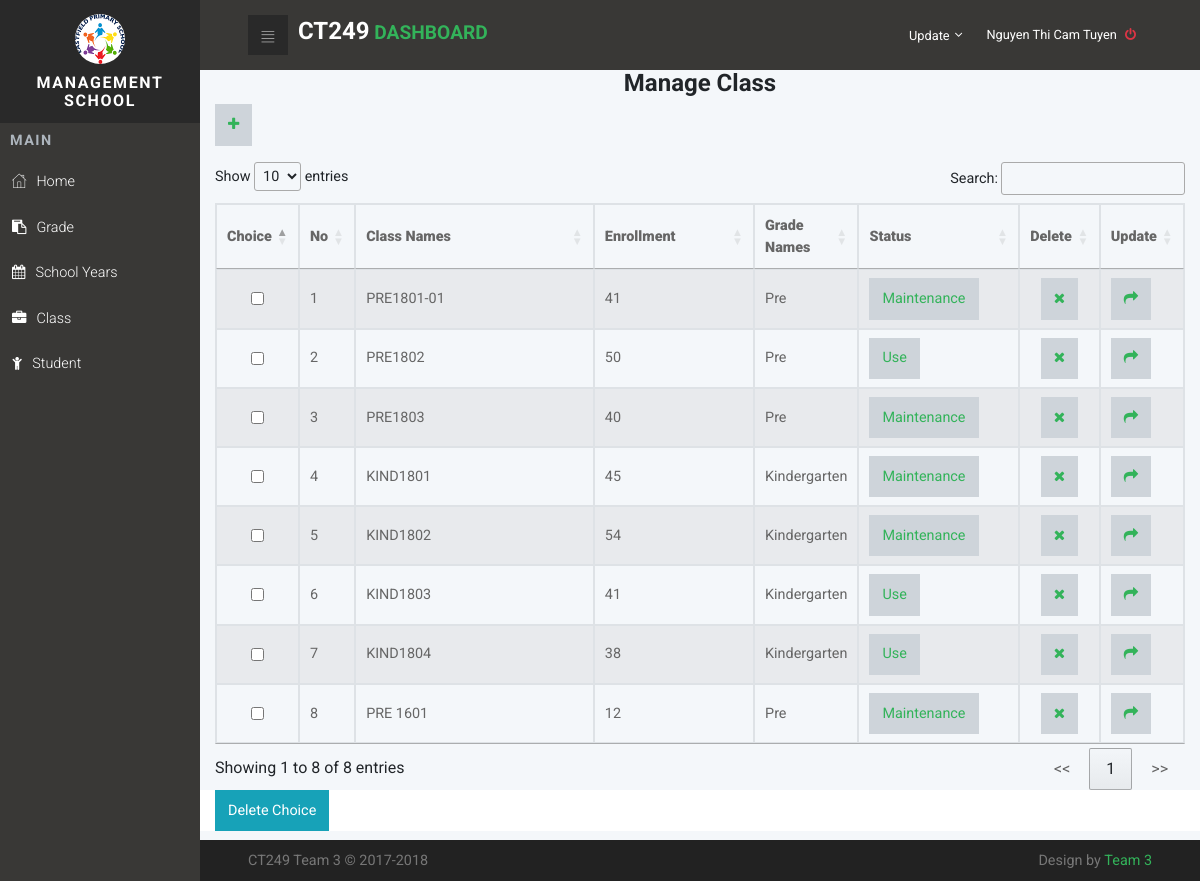
/index.php?page=Class (signed in), run on an earlier commit of the app's database.
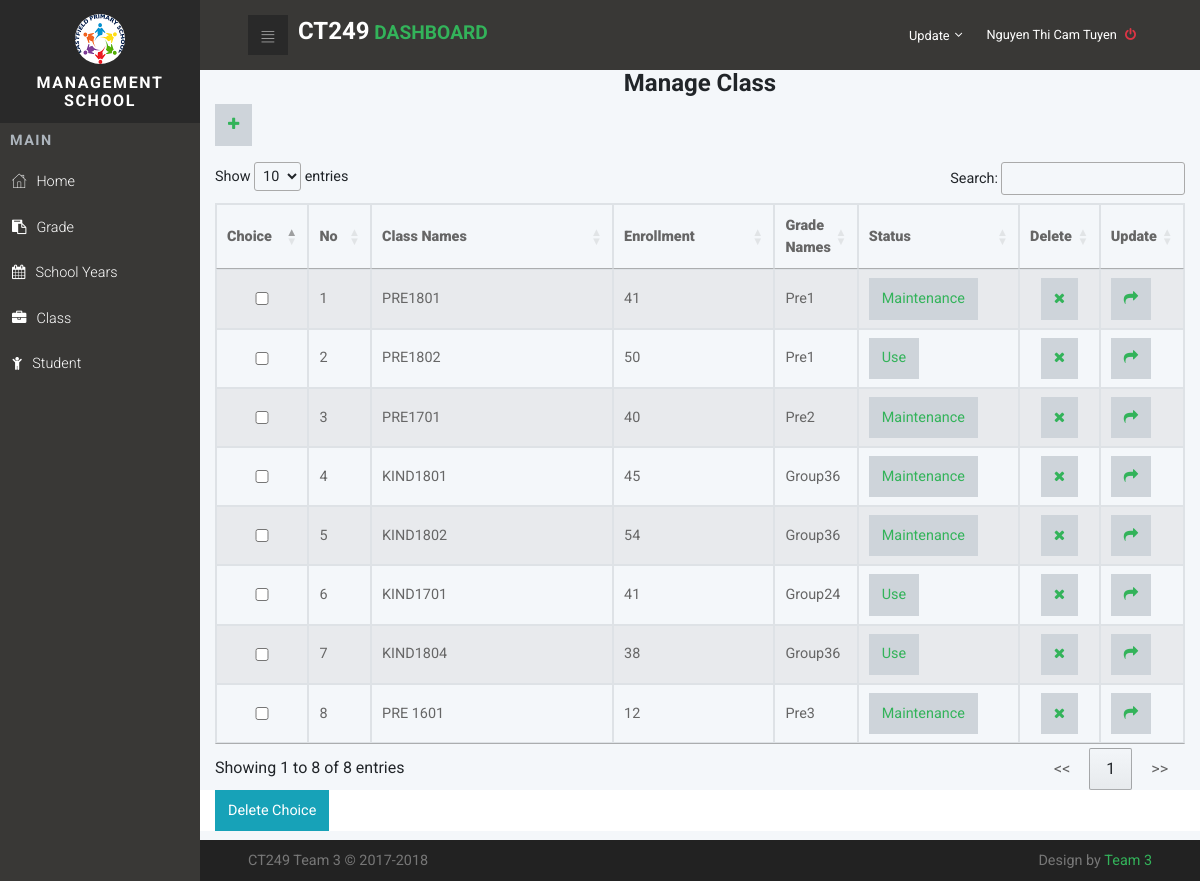
And on a later commit of the database.
### tables this page shows
CREATE TABLE IF NOT EXISTS `Class` (
  `ClassId` int(10) NOT NULL,
  `ClassName` varchar(100) NOT NULL,
  `Enrollment` int(10) unsigned NOT NULL,
  `ClassStatus` tinyint(4) DEFAULT '0',
  `GradeId` int(11) NOT NULL
);

CREATE TABLE IF NOT EXISTS `Grade` (
  `GradeId` int(11) NOT NULL,
  `GradeName` varchar(50) NOT NULL
);

### resource/class/Class.php (the view, shortened to what this page needs)
<div class="container">
	<form name="frmXoa" method="post" action="">
		<h1 class="text-center">Manage Class</h1>
		<p>
			<a  class="btn btn-default" href="?page=AddClass">
				<i class="fa fa-plus"></i>
			</a>
		</p>
		<table class="table-striped table-responsive table-bordered" id="myTable">
			<thead>
				<tr>
					<th ><strong>Choice</strong></th>
					<th ><strong>No</strong></th>
					<th class='col-md-3'><strong>Class Names</strong></th>
                    <th class='col-md-2'><strong>Enrollment</strong></th>
                    <th class='col-md-1'><strong>Grade Names</strong></th>
                    <th class='col-md-2'><strong>Status</strong></th>
					<th class='col-md-1'><strong>Delete</strong></th>
					<th class='col-md-1'><strong>Update</strong></th>
				</tr>
			</thead>
			<tbody>
				<?php
				$num=1;
				$result = mysqli_query($conn,"SELECT `ClassId`,`ClassName`,`Enrollment`,`ClassStatus`, `GradeName` FROM `Class` c
                JOIN Grade g ON c.GradeId= g.GradeId");
				while($row=mysqli_fetch_array($result, MYSQLI_ASSOC))
				{
					?>
					<tr>
						<td><input name="checkbox[]" type="checkbox" id="checkbox[]" class="form-control" value="<?php echo $row["ClassId"] ?>"></td>
						<td><?php echo $num ?></td>
						<td><?php echo $row["ClassName"] ?></td>
                        <td><?php echo $row["Enrollment"] ?></td>
                        <td><?php echo $row["GradeName"] ?></td>
                        <td>
						<form  method="post" >
                                            <?php
                                            if ($row["ClassStatus"]==1){
                                                echo '<a class="btn btn-default" href="?page=ActiveClass&ClassStatus='.$row["ClassStatus"].'&ClassId='.$row["ClassId"].'">Use</a>';
                                            }
                                            else {
                                                echo '<a class="btn btn-default" href="?page=ActiveClass&ClassStatus='.$row["ClassStatus"].'&ClassId='.$row["ClassId"].'">Maintenance</a>';
                                            }
                    ?>
                    </form>
						</td>
						<td align='center'>
							<a class="btn btn-default"   href="?page=Class&ma=<?php echo $row['ClassId']; ?>" onclick="return deleteConfirm()">
								<i class="fa fa-remove"></i></a>
							</td>
							<td>
								<a class="btn btn-default" href="?page=UpdateClass&ma=<?php
								echo $row['ClassId'];?>"><i class="fa fa-share"></i></a>
							</td>
						</tr>
						<?php
						$num++;
					}
					?>
				</tbody>
			</table>
			<div class="row" style="background-color:#FFF">
				<div class="col-md-12">
					<input type="submit" value="Delete Choice" name="btnDelete" id="btnDelete" onclick='return deleteConfirm()' class="btn btn-info"/>
				</div>
			</div>
		</form>
	</div>

What changed in the data, as far as the page shows it:
changed class: ClassName "PRE1801-01" → "PRE1801"; GradeId.GradeName "Pre" → "Pre1"
changed class "PRE1802": GradeId.GradeName "Pre" → "Pre1"
changed class: ClassName "PRE1803" → "PRE1701"; GradeId.GradeName "Pre" → "Pre2"
changed through a linked row, class "KIND1801": GradeId.GradeName "Kindergarten" → "Group36"
changed through a linked row, class "KIND1802": GradeId.GradeName "Kindergarten" → "Group36"
changed class: ClassName "KIND1803" → "KIND1701"; GradeId.GradeName "Kindergarten" → "Group24"
changed through a linked row, class "KIND1804": GradeId.GradeName "Kindergarten" → "Group36"
changed class "PRE 1601": GradeId.GradeName "Pre" → "Pre3"
